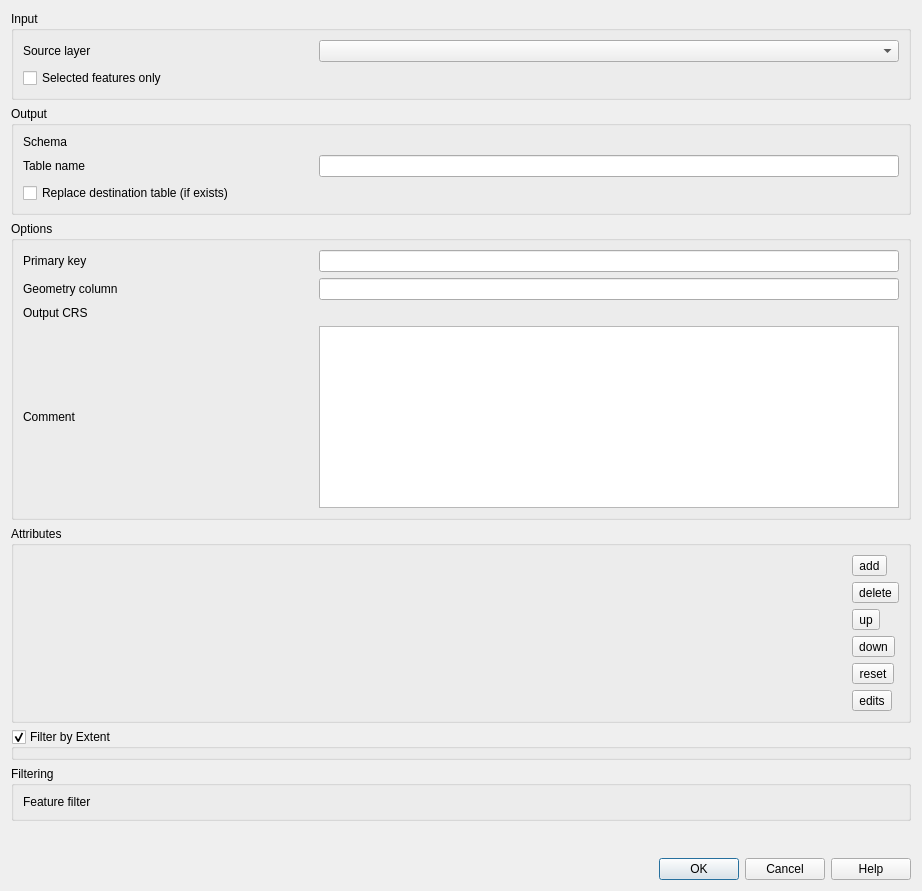
<?xml version="1.0" encoding="UTF-8"?>
<ui version="4.0">
 <class>QgsDbImportVectorLayerDialog</class>
 <widget class="QDialog" name="QgsDbImportVectorLayerDialog">
  <property name="geometry">
   <rect>
    <x>0</x>
    <y>0</y>
    <width>922</width>
    <height>891</height>
   </rect>
  </property>
  <property name="windowTitle">
   <string>Import Vector Layer</string>
  </property>
  <layout class="QVBoxLayout" name="verticalLayout" stretch="0,0,0,1,0,0,0,0">
   <item>
    <widget class="QGroupBox" name="groupBox">
     <property name="title">
      <string>Input</string>
     </property>
     <layout class="QGridLayout" name="gridLayout_3" columnstretch="1,2">
      <item row="1" column="1">
       <layout class="QHBoxLayout" name="horizontalLayout">
        <property name="bottomMargin">
         <number>0</number>
        </property>
        <item>
         <widget class="QgsMapLayerComboBox" name="mSourceLayerComboBox">
          <property name="toolTip">
           <string>Allows the annotation to be associated with a map layer. If set, the annotation will only be visible when the layer is visible.</string>
          </property>
         </widget>
        </item>
       </layout>
      </item>
      <item row="1" column="0">
       <widget class="QLabel" name="mLabelSchemas_2">
        <property name="text">
         <string>Source layer</string>
        </property>
       </widget>
      </item>
      <item row="2" column="0">
       <widget class="QCheckBox" name="mSourceLayerOnlySelected">
        <property name="text">
         <string>Selected features only</string>
        </property>
       </widget>
      </item>
     </layout>
    </widget>
   </item>
   <item>
    <widget class="QGroupBox" name="mGroupBoxOutput">
     <property name="title">
      <string>Output</string>
     </property>
     <layout class="QGridLayout" name="gridLayout_2" columnstretch="1,2">
      <item row="0" column="0">
       <widget class="QLabel" name="mLabelSchemas">
        <property name="text">
         <string>Schema</string>
        </property>
       </widget>
      </item>
      <item row="1" column="0">
       <widget class="QLabel" name="label_3">
        <property name="text">
         <string>Table name</string>
        </property>
       </widget>
      </item>
      <item row="1" column="1">
       <widget class="QLineEdit" name="mEditTable"/>
      </item>
      <item row="2" column="0" colspan="2">
       <widget class="QCheckBox" name="mChkDropTable">
        <property name="text">
         <string>Replace destination table (if exists)</string>
        </property>
       </widget>
      </item>
      <item row="0" column="1">
       <layout class="QHBoxLayout" name="mLayoutSchemeCombo">
        <property name="spacing">
         <number>0</number>
        </property>
       </layout>
      </item>
     </layout>
    </widget>
   </item>
   <item>
    <widget class="QGroupBox" name="mGroupBoxSettings">
     <property name="title">
      <string>Options</string>
     </property>
     <layout class="QGridLayout" name="gridLayout" columnstretch="1,2">
      <item row="3" column="0">
       <widget class="QLabel" name="mLabelComment">
        <property name="text">
         <string>Comment</string>
        </property>
       </widget>
      </item>
      <item row="1" column="0">
       <widget class="QLabel" name="mLabelGeometryColumn">
        <property name="text">
         <string>Geometry column</string>
        </property>
       </widget>
      </item>
      <item row="3" column="1">
       <widget class="QTextEdit" name="mEditComment">
        <property name="enabled">
         <bool>true</bool>
        </property>
       </widget>
      </item>
      <item row="0" column="0">
       <widget class="QLabel" name="mLabelPrimaryKey">
        <property name="text">
         <string>Primary key</string>
        </property>
       </widget>
      </item>
      <item row="1" column="1">
       <widget class="QLineEdit" name="mEditGeometryColumnName"/>
      </item>
      <item row="0" column="1">
       <widget class="QLineEdit" name="mEditPrimaryKey"/>
      </item>
      <item row="2" column="0">
       <widget class="QLabel" name="mLabelDestinationCrs">
        <property name="text">
         <string>Output CRS</string>
        </property>
       </widget>
      </item>
      <item row="2" column="1">
       <widget class="QgsProjectionSelectionWidget" name="mCrsSelector" native="true">
        <property name="focusPolicy">
         <enum>Qt::StrongFocus</enum>
        </property>
       </widget>
      </item>
     </layout>
    </widget>
   </item>
   <item>
    <widget class="QgsCollapsibleGroupBox" name="groupBox_3">
     <property name="title">
      <string>Attributes</string>
     </property>
     <layout class="QGridLayout" name="gridLayout_5">
      <item row="0" column="1" rowspan="2" colspan="2">
       <layout class="QVBoxLayout" name="buttonLayout">
        <item>
         <widget class="QToolButton" name="mAddButton">
          <property name="toolTip">
           <string>Add new field</string>
          </property>
          <property name="text">
           <string>add</string>
          </property>
          <property name="icon">
           <iconset resource="../../images/images.qrc">
            <normaloff>:/images/themes/default/mActionNewAttribute.svg</normaloff>:/images/themes/default/mActionNewAttribute.svg</iconset>
          </property>
         </widget>
        </item>
        <item>
         <widget class="QToolButton" name="mDeleteButton">
          <property name="toolTip">
           <string>Delete selected field</string>
          </property>
          <property name="text">
           <string>delete</string>
          </property>
          <property name="icon">
           <iconset resource="../../images/images.qrc">
            <normaloff>:/images/themes/default/mActionDeleteAttribute.svg</normaloff>:/images/themes/default/mActionDeleteAttribute.svg</iconset>
          </property>
         </widget>
        </item>
        <item>
         <widget class="QToolButton" name="mUpButton">
          <property name="toolTip">
           <string>Move selected field up</string>
          </property>
          <property name="text">
           <string>up</string>
          </property>
          <property name="icon">
           <iconset resource="../../images/images.qrc">
            <normaloff>:/images/themes/default/mActionArrowUp.svg</normaloff>:/images/themes/default/mActionArrowUp.svg</iconset>
          </property>
         </widget>
        </item>
        <item>
         <widget class="QToolButton" name="mDownButton">
          <property name="toolTip">
           <string>Move selected field down</string>
          </property>
          <property name="text">
           <string>down</string>
          </property>
          <property name="icon">
           <iconset resource="../../images/images.qrc">
            <normaloff>:/images/themes/default/mActionArrowDown.svg</normaloff>:/images/themes/default/mActionArrowDown.svg</iconset>
          </property>
         </widget>
        </item>
        <item>
         <widget class="QToolButton" name="mResetButton">
          <property name="toolTip">
           <string>Reset all fields</string>
          </property>
          <property name="text">
           <string>reset</string>
          </property>
          <property name="icon">
           <iconset resource="../../images/images.qrc">
            <normaloff>:/images/themes/default/mIconClearText.svg</normaloff>:/images/themes/default/mIconClearText.svg</iconset>
          </property>
         </widget>
        </item>
        <item>
         <widget class="QToolButton" name="mEditButton">
          <property name="text">
           <string>edits</string>
          </property>
          <property name="icon">
           <iconset resource="../../images/images.qrc">
            <normaloff>:/images/themes/default/propertyicons/settings.svg</normaloff>:/images/themes/default/propertyicons/settings.svg</iconset>
          </property>
         </widget>
        </item>
        <item>
         <spacer name="verticalSpacer_2">
          <property name="orientation">
           <enum>Qt::Vertical</enum>
          </property>
          <property name="sizeHint" stdset="0">
           <size>
            <width>20</width>
            <height>40</height>
           </size>
          </property>
         </spacer>
        </item>
       </layout>
      </item>
      <item row="0" column="0">
       <widget class="QgsFieldMappingWidget" name="mFieldsView" native="true">
        <property name="sizePolicy">
         <sizepolicy hsizetype="Expanding" vsizetype="Expanding">
          <horstretch>0</horstretch>
          <verstretch>0</verstretch>
         </sizepolicy>
        </property>
       </widget>
      </item>
     </layout>
    </widget>
   </item>
   <item>
    <widget class="QgsExtentGroupBox" name="mExtentGroupBox">
     <property name="title">
      <string>Filter by Extent</string>
     </property>
     <property name="checkable">
      <bool>true</bool>
     </property>
    </widget>
   </item>
   <item>
    <widget class="QgsCollapsibleGroupBox" name="groupBox_2">
     <property name="title">
      <string>Filtering</string>
     </property>
     <layout class="QGridLayout" name="gridLayout_4" columnstretch="1,2">
      <item row="0" column="0">
       <widget class="QLabel" name="label">
        <property name="text">
         <string>Feature filter</string>
        </property>
       </widget>
      </item>
      <item row="0" column="1">
       <widget class="QgsExpressionLineEdit" name="mFilterExpressionWidget" native="true">
        <property name="focusPolicy">
         <enum>Qt::StrongFocus</enum>
        </property>
       </widget>
      </item>
     </layout>
    </widget>
   </item>
   <item>
    <spacer name="verticalSpacer">
     <property name="orientation">
      <enum>Qt::Vertical</enum>
     </property>
     <property name="sizeHint" stdset="0">
      <size>
       <width>20</width>
       <height>40</height>
      </size>
     </property>
    </spacer>
   </item>
   <item>
    <widget class="QDialogButtonBox" name="mButtonBox">
     <property name="orientation">
      <enum>Qt::Horizontal</enum>
     </property>
     <property name="standardButtons">
      <set>QDialogButtonBox::Cancel|QDialogButtonBox::Help|QDialogButtonBox::Ok</set>
     </property>
    </widget>
   </item>
  </layout>
  <zorder>mGroupBoxSettings</zorder>
  <zorder>mButtonBox</zorder>
  <zorder>mGroupBoxOutput</zorder>
  <zorder>groupBox</zorder>
  <zorder>groupBox_2</zorder>
  <zorder>mExtentGroupBox</zorder>
  <zorder>groupBox_3</zorder>
 </widget>
 <customwidgets>
  <customwidget>
   <class>QgsMapLayerComboBox</class>
   <extends>QComboBox</extends>
   <header>qgsmaplayercombobox.h</header>
   <container>1</container>
  </customwidget>
  <customwidget>
   <class>QgsFieldMappingWidget</class>
   <extends>QWidget</extends>
   <header>qgsfieldmappingwidget.h</header>
   <container>1</container>
  </customwidget>
  <customwidget>
   <class>QgsProjectionSelectionWidget</class>
   <extends>QWidget</extends>
   <header>qgsprojectionselectionwidget.h</header>
   <container>1</container>
  </customwidget>
  <customwidget>
   <class>QgsCollapsibleGroupBox</class>
   <extends>QGroupBox</extends>
   <header>qgscollapsiblegroupbox.h</header>
   <container>1</container>
  </customwidget>
  <customwidget>
   <class>QgsExtentGroupBox</class>
   <extends>QgsCollapsibleGroupBox</extends>
   <header>qgsextentgroupbox.h</header>
   <container>1</container>
  </customwidget>
  <customwidget>
   <class>QgsExpressionLineEdit</class>
   <extends>QWidget</extends>
   <header>qgsexpressionlineedit.h</header>
   <container>1</container>
  </customwidget>
 </customwidgets>
 <tabstops>
  <tabstop>mSourceLayerComboBox</tabstop>
  <tabstop>mEditTable</tabstop>
  <tabstop>mChkDropTable</tabstop>
  <tabstop>mEditPrimaryKey</tabstop>
  <tabstop>mEditGeometryColumnName</tabstop>
  <tabstop>mCrsSelector</tabstop>
  <tabstop>mEditComment</tabstop>
 </tabstops>
 <resources>
  <include location="../../images/images.qrc"/>
 </resources>
 <connections/>
</ui>
